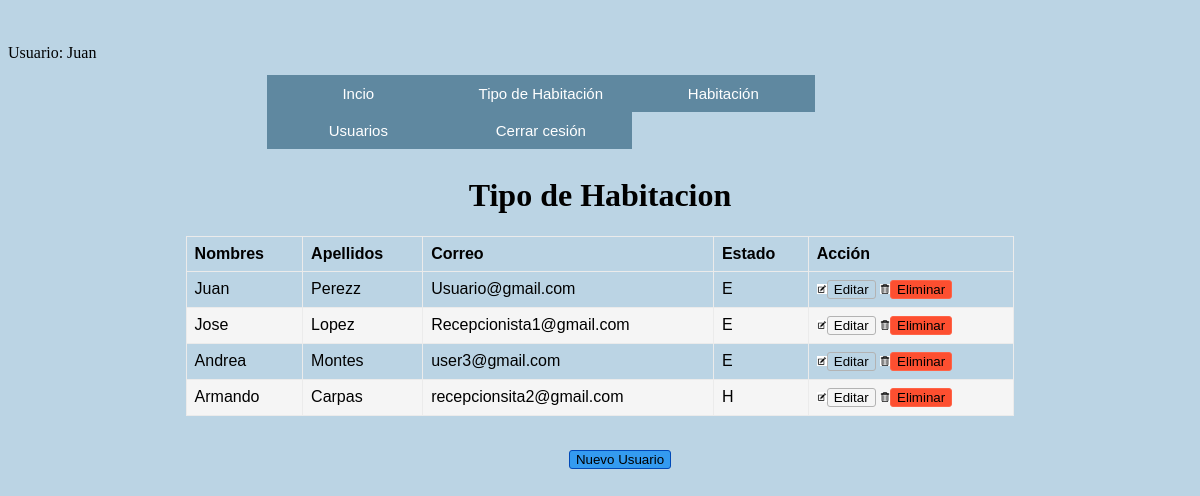
The page /Usuarios.php (signed in) on the database its author committed.
### tables this page shows
CREATE TABLE `usuarios` (
  `id` int(11) NOT NULL,
  `Correo` varchar(40) NOT NULL,
  `Password` varchar(40) NOT NULL,
  `Nombres` varchar(40) NOT NULL,
  `Apellidos` varchar(40) NOT NULL,
  `IdRol` char(1) NOT NULL,
  `Estado` char(1) NOT NULL
);

### Usuarios.php (the view, shortened to what this page needs)
<?php
include('Conexión.php');
$sql="SELECT id, Correo ,Nombres ,Apellidos ,Estado FROM usuarios";
$resultado=$con->query($sql);
 ?>
 <link rel="stylesheet" href="Estilo.css">
 <body>
 <?php
 echo "Usuario: ".$_SESSION['Nombres'];
 ?>
 <center>
 <div class="ConteArriba">
 <div class="menu">
<ul><a href="Index.php">Incio</a></ul>
<ul><a href="TipoHabitacion.php">Tipo de Habitación</a></ul>
<ul><a href="Habitacion.php">Habitación</a></ul>
<ul><a href="Usuarios.php">Usuarios</a></ul>
<ul><a href="cerrar.php">Cerrar cesión</a></ul>
</div>
</div>
 <h1>Tipo de Habitacion</h1>
 <table class="mostrar">
  <th>Nombres</th>
  <th>Apellidos</th>
  <th>Correo</th>
  <th>Estado</th>
  <?php if ($_SESSION['IdRol']==1)
		{?>
  <th>Acción</th>
  <?php }?>
  <tr>
   <?php
    while ($fila=$resultado->fetch_assoc())
    {
      ?>
    <tr>
    <td><?php echo $fila['Nombres'];?> </td>
    <td><?php echo $fila['Apellidos'];?></td>
    <td><?php echo $fila['Correo'];?> </td>
    <td><?php echo $fila['Estado'];?></td>
    <?php if ($_SESSION['IdRol']==1)
		{?>
    <td>
    <a href="FormEditarU.php?id=<?php echo $fila['id']; ?>">
    <img src="editar.png" width="10px"><input class="buttonEditar" type="button" value="Editar"></a>
    <a href="EliminarU.php?id=<?php echo $fila['id']; ?>"
    ><img src="eliminar.png" width="10px"><input class="buttonEliminar" type="button" value="Eliminar"></a>
  </td>
  <?php }?>
    </tr>
    <?php
    }
    ?>
  </tr>
</table>
</center><br>
<center>
<ul>
<?php if ($_SESSION['IdRol']==1)
		{?>
<a href="FormRegistrarUsuario.php"><input class="buttonRegistrar" type="button" value="Nuevo Usuario"></a>
<?php }?>
</ul>
</center>
</body>

### Estilo.css (style rules this page uses)
table { font-family: arial, sans-serif; border-collapse: collapse; width: 70%; }
td, th { border: 1px solid #ebebeb; text-align: left; padding: 8px; }
tr:nth-child(even) { background-color: #f5f5f5; }
.buttonEditar { display: inline-block; background: transparent; cursor: pointer; border: 1px solid rgb(179, 179, 179); border-radius: 3px; }
.buttonEliminar { display: inline-block; cursor: pointer; background: rgb(253, 79, 48); border:1px solid tomato; border-radius: 3px; }
.buttonRegistrar { display: inline-block; cursor: pointer; background: rgb(52, 155, 240); border:1px solid rgb(0, 73, 184); border-radius: 3px; }
body { background-color: rgb(187, 212, 228); }
.ConteArriba { width: 63%; height: 10.3%; background-color: transparent; }
.menu { font-family: Arial; font-size: 13px; padding: 0; }
.menu ul a { font-size:15px; text-decoration: none; float: left; position: relative; left: 0%; padding: 10px; width: 162.5px; background-color: rgb(95, 136, 160); color: #fff; }

### rows shown on the page
usuarios: Nombres "Juan", Apellidos "Perezz", Correo "Usuario@gmail.com", Estado "E"
usuarios: Nombres "Jose", Apellidos "Lopez", Correo "Recepcionista1@gmail.com", Estado "E"
usuarios: Nombres "Andrea", Apellidos "Montes", Correo "user3@gmail.com", Estado "E"
usuarios: Nombres "Armando", Apellidos "Carpas", Correo "recepcionsita2@gmail.com", Estado "H"

### other values the page prints
$_SESSION['Nombres'] "Juan"
